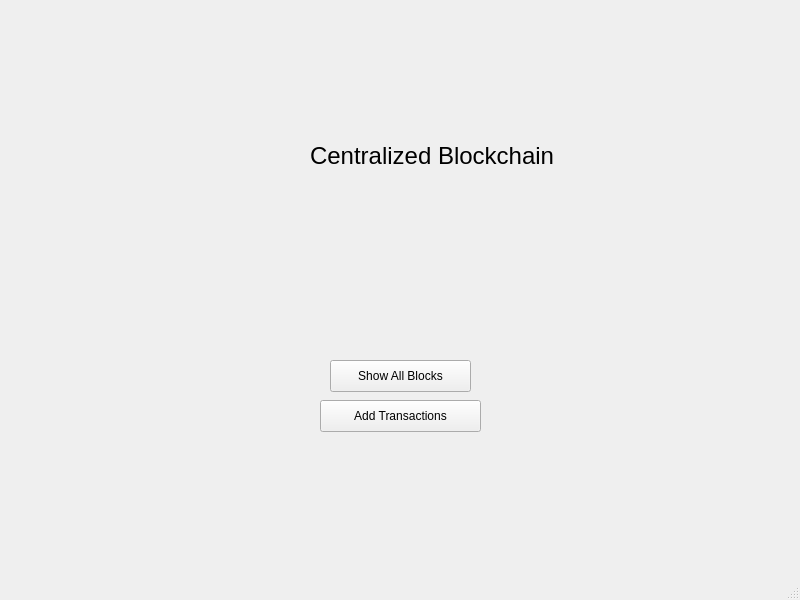
<?xml version="1.0" encoding="UTF-8"?>
<ui version="4.0">
 <class>MainWindow</class>
 <widget class="QMainWindow" name="MainWindow">
  <property name="geometry">
   <rect>
    <x>0</x>
    <y>0</y>
    <width>800</width>
    <height>600</height>
   </rect>
  </property>
  <property name="windowTitle">
   <string>MainWindow</string>
  </property>
  <widget class="QWidget" name="centralwidget">
   <widget class="QPushButton" name="addTransactionsButton">
    <property name="geometry">
     <rect>
      <x>320</x>
      <y>400</y>
      <width>161</width>
      <height>32</height>
     </rect>
    </property>
    <property name="text">
     <string>Add Transactions</string>
    </property>
   </widget>
   <widget class="QLabel" name="label">
    <property name="geometry">
     <rect>
      <x>310</x>
      <y>110</y>
      <width>341</width>
      <height>91</height>
     </rect>
    </property>
    <property name="font">
     <font>
      <pointsize>18</pointsize>
     </font>
    </property>
    <property name="text">
     <string>Centralized Blockchain</string>
    </property>
   </widget>
   <widget class="QPushButton" name="pushButton">
    <property name="geometry">
     <rect>
      <x>330</x>
      <y>360</y>
      <width>141</width>
      <height>32</height>
     </rect>
    </property>
    <property name="text">
     <string>Show All Blocks</string>
    </property>
   </widget>
  </widget>
  <widget class="QMenuBar" name="menubar">
   <property name="geometry">
    <rect>
     <x>0</x>
     <y>0</y>
     <width>800</width>
     <height>22</height>
    </rect>
   </property>
  </widget>
  <widget class="QStatusBar" name="statusbar"/>
 </widget>
 <resources/>
 <connections/>
</ui>
